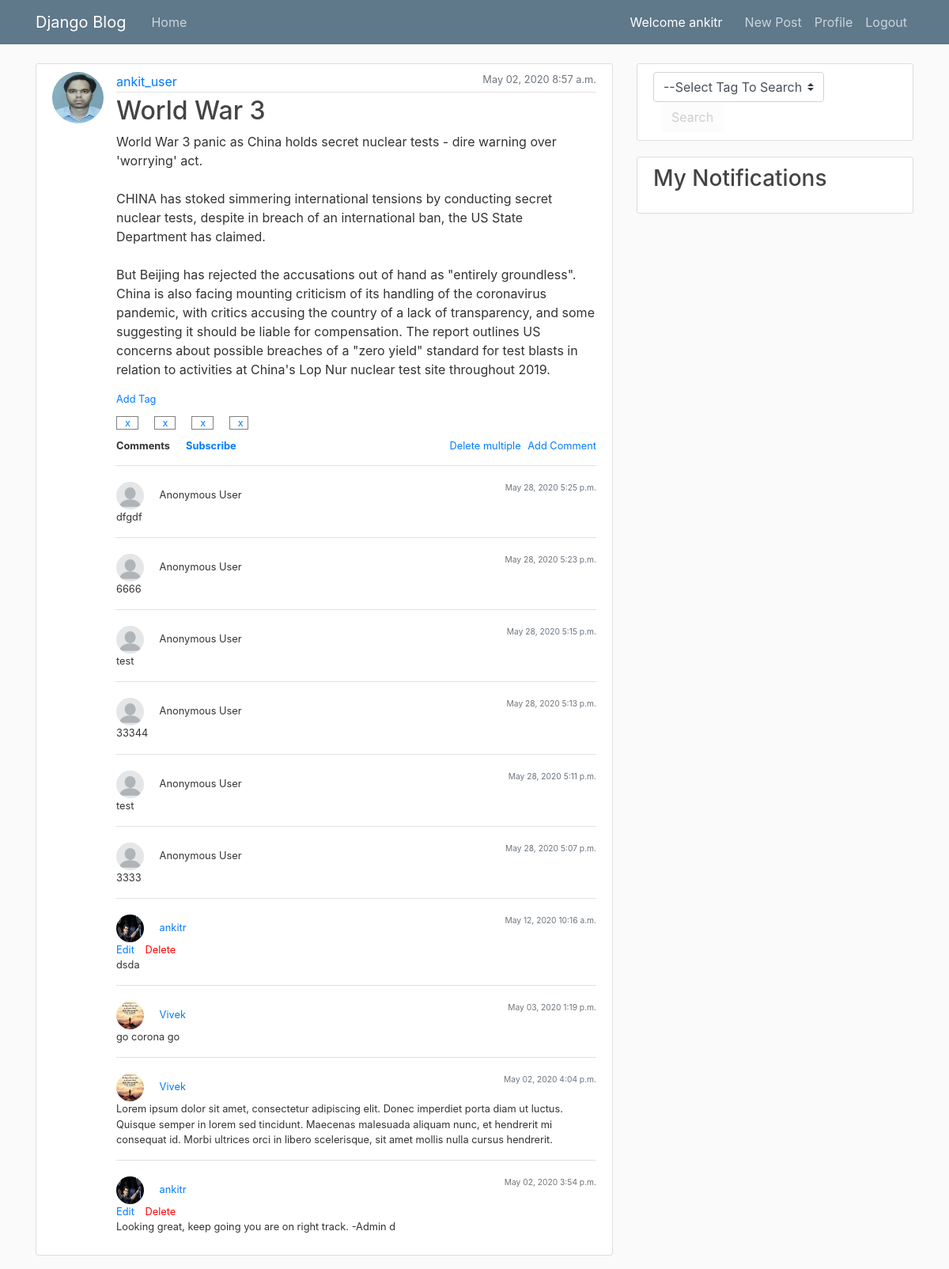
The page /post/27/ (signed in) on the database its author committed.
### blog/models.py (models this page shows, shortened)
class Post(models.Model):
    title = models.CharField(max_length=100)
    content = models.TextField()
    anonymous = models.BooleanField("Post as Anonymous User", editable=True, default=True)
    date_posted = models.DateTimeField(default=timezone.now)
    author = models.ForeignKey(User, on_delete=models.CASCADE)
    is_user_subscribed = False
    is_user_subscribed_not = not is_user_subscribed

class Tag(models.Model):
    type = models.ForeignKey(TagType, on_delete=models.CASCADE, related_name='tags')
    post = models.ForeignKey(Post, on_delete=models.CASCADE, related_name='tags')

class Comment(models.Model):
    content = models.TextField()
    anonymous = models.BooleanField("Comment as Anonymous User", editable=True, default=True)
    date_posted = models.DateTimeField(default=timezone.now)
    author = models.ForeignKey(User, on_delete=models.CASCADE)
    post = models.ForeignKey(Post, on_delete=models.CASCADE, related_name='comments')

### users/models.py (models this page shows, shortened)
class Profile(models.Model):
    user = models.OneToOneField(User, on_delete=models.CASCADE)
    image = models.ImageField(default='default.jpg', upload_to='profile_pics')
    @property
    def notifications(self):
        return Notification.objects.filter(subscription__user=self.user)

### blog/views.py (the view)
# urls.py: path('post/<int:pk>/', PostDetailView.as_view(), name='post-detail'),
class PostDetailView(LoginRequiredMixin, DetailView):
    model = Post
    def get_object(self, queryset=None):
        obj = super(PostDetailView, self).get_object()
        user = self.request.user
        obj.is_user_subscribed = obj.subscriptions.filter(user__id__exact=user.id).exists()
        obj.is_user_subscribed_not = not obj.is_user_subscribed
        return obj

### blog/context_processors.py (called while the page is built)
def tag_type_processor(request):
    tag_types = TagType.objects.all()
    return {'tag_types': tag_types}

### blog/filters.py (called while the page is built)
@register.filter
def remove_hash(value):
    return value.replace("#", "")

@register.filter
def is_user_subscribed(value, user_id):
    return value.subscriptions.filter(user__id__exact=user_id).exists()

@register.filter
def negate(value):
    return not value

### blog/templates/blog/post_detail.html
{% extends "blog/base.html" %}
{% block content %}
  {% include 'blog/post_raw.html' with post=object editable=True %}
{% endblock content %}

### blog/templates/blog/base.html (shortened to what this page needs)
{% load filters %}
{% load static %}
<!DOCTYPE html>
<html>
<head>
    <link rel="stylesheet" href="https://maxcdn.bootstrapcdn.com/bootstrap/4.0.0/css/bootstrap.min.css">
    <link rel="stylesheet" type="text/css" href="{% static 'blog/main.css' %}">
</head>
<body>
    <header class="site-header">
      <nav class="navbar navbar-expand-md navbar-dark bg-steel fixed-top">
        <div class="container">
        {% if user.is_authenticated %}
          <a class="navbar-brand mr-4" href="{% url 'blog-home' %}">Django Blog</a>
          <div class="collapse navbar-collapse" id="navbarToggle">
            <div class="navbar-nav mr-auto">
              <a class="nav-item nav-link" href="{% url 'blog-home' %}">Home</a>
            </div>
            <span style="color:white;margin-right:20px;">Welcome {{ user.username }}</span>
          {% endif %}
            <div class="navbar-nav">
              {% if user.is_authenticated %}
                <a class="nav-item nav-link" href="{% url 'post-create' %}">New Post</a>
                <a class="nav-item nav-link" href="{% url 'profile' %}">Profile</a>
                <a class="nav-item nav-link" href="{% url 'logout' %}">Logout</a>
              {% else %}
                <a class="nav-item nav-link" href="{% url 'login' %}">Login</a>
                <a class="nav-item nav-link" href="{% url 'register' %}">Register</a>
              {% endif %}
            </div>
          </div>
        </div>
      </nav>
    </header>
    <main role="main" class="container">
      <div class="row">
        <div class="col-md-8">
          {% block content %}{% endblock %}
        </div>
        <div class="col-md-4">
        {% if user.is_authenticated %}
          <div class="content-section">
            <select id="ddl_tag_search" class="browser-default custom-select" onchange="toggleElement(this, 'btn_tag_search')" style="width:70%">
              <option value="">--Select Tag To Search--</option>
            </select>
            <button id="btn_tag_search" class = "btn margin-left-10" onclick="searchByTag('ddl_tag_search')" disabled>Search</button>
          </div>
          <div id ="div_notifications"class="content-section">
            <h3>My Notifications</h3>
          </div>
        {% endif %}
        </div>
      </div>
    </main>
</body>
</html>

### blog/templates/blog/post_raw.html (shortened to what this page needs)
{% load filters %}
<article  class="media content-section">
  {% if post.anonymous %}
    <img class="rounded-circle article-img" src="/media/profile_pics/anonymous.png">
  {% else %}
    <img class="rounded-circle article-img" src="{{ post.author.profile.image.url }}">
  {% endif %}
  <div  class="media-body full-block">
  <div class="full-block">
    <div class="article-metadata">
        {% if post.anonymous %}
            Anonymous User
        {% else %}
            <a class="mr-2" href="{% url 'user-posts' post.author.username %}">{{ post.author }}</a>
        {% endif %}
      <small class="text-muted" style="float:right;">{{ post.date_posted|date:"F d, Y P" }}</small>
    </div>
    <h2><a class="article-title" href="{% url 'post-detail' post.id %}">{{ post.title }}</a></h2>
    <p class="article-content">{{ post.content }}</p>
  </div>
  <div class="full-block small">
      <div class="">
          <a href="javascript:$('#div_tag_{{ post.id }}').show()">Add Tag</a>
      {% if post.tags.all %}
          <div class="margin-top-10">
          {% for t in post.tags.all %}
              <span id="tag_{{ post.id }}_{{ t.id }}" style="border: solid 1px grey;padding:0px 5px 0px 5px;" class="margin-right-20">
                  <a class="margin-left-5" href="javascript:delete_tag('{{ post.id }}', '{{ t.id }}', '{{ csrf_token }}')" title="Remove Tag">x</a>
              </span>
          {% endfor %}
          </div>
      {% endif %}
      </div>
  </div>
  <div class="full-block small padding-top-10">
      <div class="float-left " style="font-weight: bold">Comments</div>
      {% if user.is_authenticated %}
      <div class="float-left " style="font-weight: bold;margin-left:20px;">
        <a id="subscribe_{{ post.id }}" class="display_{{ post|is_user_subscribed:user.id|negate }}"  href="javascript:subscribeMe('{{ post.id }}', '{{ csrf_token }}')">Subscribe</a>
      </div>
      <div class="float-right">
        {% if post.comments.all %}
          <a id="a_delete_multiple_{{ post.id }}" href="javascript:show_me('div_delete_selected_{{ post.id }}'); setElementVisibilityByPatternStarting('div_comment_checkbox_{{ post.id }}', true);">Delete multiple</a>
         {% endif %}
          <a class="margin-left-5" href="javascript:show_me('div_comment_box_{{ post.id}}')">Add Comment</a>
      </div>
      {% endif %}
  </div>
  <br>
  <div id="comments_container_{{ post.id }}" class="full-block padding-top-10">
    {% if post.comments.all %}
      {% for comment in post.comments.all|dictsortreversed:"date_posted" %}
        {% include 'blog/comment_detail.html' with comment=comment editable=True %}
      {% endfor %}
    {% endif %}
  </div>
  </div>
</article>

### blog/templates/blog/comment_detail.html (shortened to what this page needs)
<div id="comment_detail_{{ comment.id }}" class="float-left full-block padding-top-20 border-top" >
    <div class="small float-left full-block">
        <div class="float-left">
        {% if comment.anonymous %}
            <img id="img_comment_profile_{{ comment.id }}" class="rounded-circle comment-img" src="/media/profile_pics/anonymous.png">
            <a id="href_user_comment_{{ comment.id }}" onclick="return false">Anonymous User</a>
        {% else %}
            <img id="img_comment_profile_{{ comment.id }}" class="rounded-circle comment-img" src="{{ comment.author.profile.image.url }}">
            <a id="href_user_comment_{{ comment.id }}" class="mr-2" href="{% url 'user-posts' comment.author.username %}">{{ comment.author }}</a>
        {% endif %}
        </div>
        <div class="float-right">
            <small id = "date_{{ comment.id }}"  class="text-muted" style="float:right;">{{ comment.date_posted|date:"F d, Y P" }}</small>
        </div>
    </div>
    {% if comment.author == user and editable == True %}
    <div class="float-left full-block small">
          <div>
            <a href="javascript:hide_me('p_{{ comment.id }}');$('#edit_txt_comment_'+{{comment.id}}).val($('#p_'+{{ comment.id }}).text());show_me('div_edit_comment_box_{{ comment.id}}');">Edit</a>
            <a style="color:#ff0000;margin-left: 10px;" href="javascript:show_me('xyz_{{ comment.id }}')">Delete</a>
          </div>
    </div>
    {% endif %}
        <p id ='p_{{comment.id}}'  class="small">{{ comment.content }}</p>
</div>

### blog/static/blog/main.css (style rules this page uses)
body { background: #fafafa; color: #333333; margin-top: 5rem; }
h1, h2, h3, h4, h5, h6 { color: #444444; }
.bg-steel { background-color: #5f788a; }
.site-header .navbar-nav .nav-link { color: #cbd5db; }
.content-section { background: #ffffff; padding: 10px 20px; border: 1px solid #dddddd; border-radius: 3px; margin-bottom: 20px; }
.article-title { color: #444444; }
.article-content { white-space: pre-line; }
.article-img { height: 65px; width: 65px; margin-right: 16px; }
.article-metadata { padding-bottom: 1px; margin-bottom: 4px; border-bottom: 1px solid #e3e3e3 }
.comment-img { height: 35px; width: 35px; margin-right: 16px; }
.full-block { width:100%; display: block; }
.margin-top-10 { margin-top:10px; }
.padding-top-20 { padding-top: 20px; }
.padding-top-10 { padding-top: 10px; }
.display_True { display:inherit; }
.margin-right-20 { margin-right: 20px; }
.margin-left-10 { margin-left: 10px; }
.margin-left-5 { margin-left: 5px; }

### rows shown on the page
Post: author.profile.image (picture), author "ankit_user", date_posted "May 02, 2020 8:57 a.m.", title "World War 3", content "World War 3 panic as China holds secret nuclear tests - dire warning over 'worrying' act. CHINA has stoked simmering international tensions by conducting secret nuclear tests, despite in breach of an international ban, the US State Department has claimed. But Beijing has rejected the accusations out of hand as \"entirely groundless\". China is also facing mounting criticism of its handling of the coronavirus pandemic, with critics accusing the country of a lack of transparency, and some suggesting it should be liable for compensation. The report outlines US concerns about possible breaches of a \"zero yield\" standard for test blasts in relation to activities at China's Lop Nur nuclear test…"
Comment: anonymous True (drawn), date_posted "May 28, 2020 5:25 p.m.", content "dfgdf"
Comment: anonymous True (drawn), date_posted "May 28, 2020 5:23 p.m.", content "6666"
Comment: anonymous True (drawn), date_posted "May 28, 2020 5:15 p.m.", content "test"
Comment: anonymous True (drawn), date_posted "May 28, 2020 5:13 p.m.", content "33344"
Comment: anonymous True (drawn), date_posted "May 28, 2020 5:11 p.m.", content "test"
Comment: anonymous True (drawn), date_posted "May 28, 2020 5:07 p.m.", content "3333"
Comment: author.profile.image (picture), author "ankitr", date_posted "May 12, 2020 10:16 a.m.", content "dsda"
Comment: author.profile.image (placeholder picture), author "Vivek", date_posted "May 03, 2020 1:19 p.m.", content "go corona go"
Comment: author.profile.image (placeholder picture), author "Vivek", date_posted "May 02, 2020 4:04 p.m.", content "Lorem ipsum dolor sit amet, consectetur adipiscing elit. Donec imperdiet porta diam ut luctus. Quisque semper in lorem sed tincidunt. Maecenas malesuada aliquam nunc, et hendrerit mi consequat id. Morbi ultrices orci in libero scelerisque, sit amet mollis nulla cursus hendrerit."
Comment: author.profile.image (picture), author "ankitr", date_posted "May 02, 2020 3:54 p.m.", content "Looking great, keep going you are on right track. -Admin d"

### other values the page prints
{{ user.username }} "ankitr"
